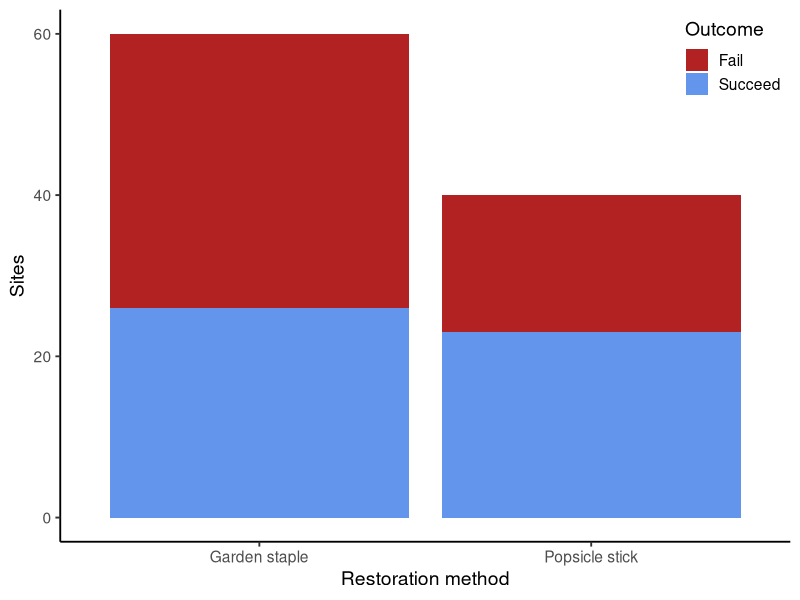
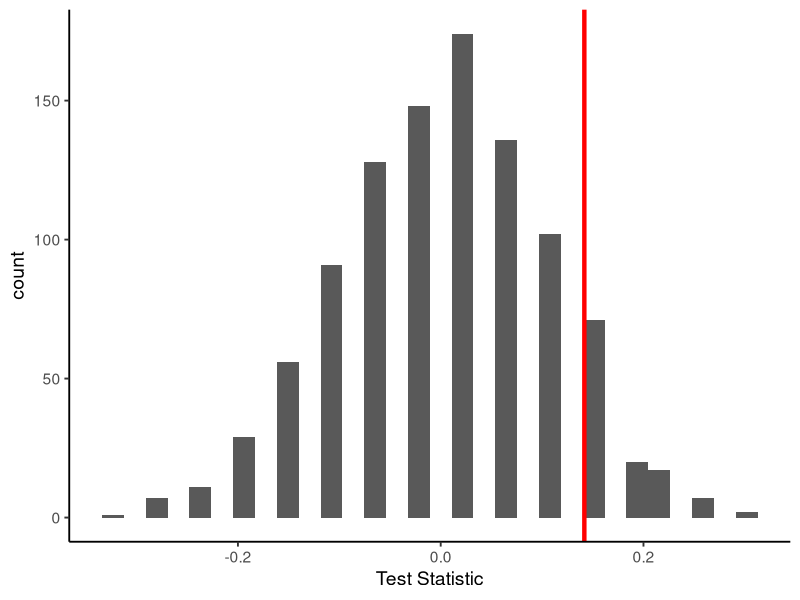
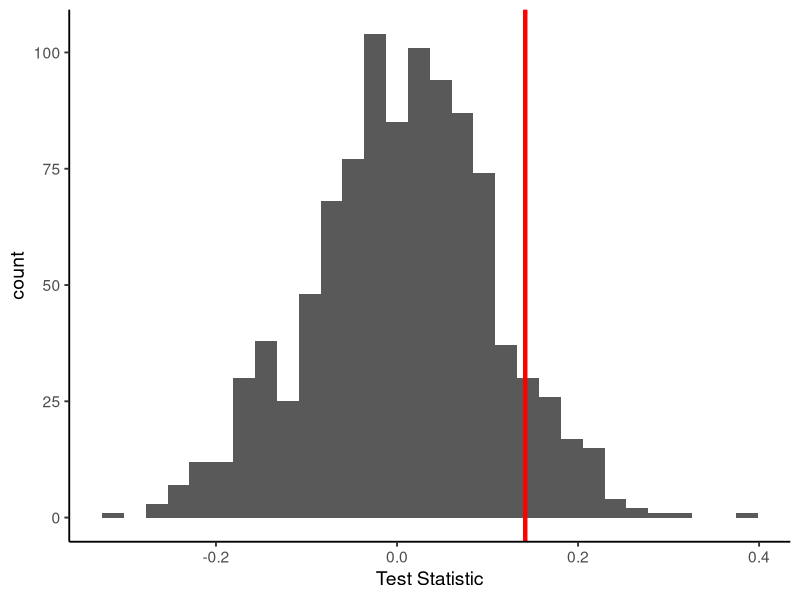
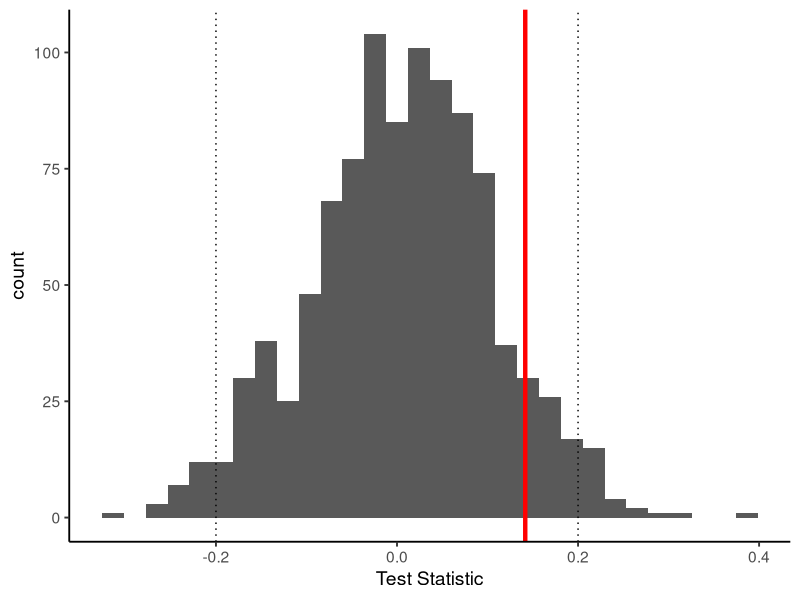

Recreate these plots in R, in order.
## ---- chunk 1
#| label: setup
#| message: false
#| warning: false

library(tidyverse)
theme_set(theme_classic(14))
set.seed(123)

## ---- chunk 2
#| label: read-eelgrass-data

restoration <- read_csv(here::here("week4/data/eelgrass.csv"))
glimpse(restoration)

## ---- chunk 3
#| label: fig-eelgrass-data
#| fig-cap: "Success of eelgrass restoration plots by restoration method."

ggplot(restoration, aes(treatment, fill = success_fct)) +
  geom_bar() +
  scale_fill_manual(values = c("firebrick", "cornflowerblue")) +
  labs(x = "Restoration method",
       y = "Sites",
       fill = "Outcome") +
  theme(legend.position = "inside",
        legend.position.inside = c(1, 1),
        legend.justification = c(1, 1))

## ---- chunk 4
#| label: q3

rest_df <- restoration |> 
  group_by(treatment) |> 
  summarise(proportion = sum(success) / n())

dip <- rest_df$proportion[2] - rest_df$proportion[1]
## ---- chunk 5
#| label: q5

one_permutation <- restoration %>% 
  mutate(shuffled = sample(treatment, 
                      size = length(treatment), 
                      replace = FALSE))

permutation_props <- one_permutation %>% 
  group_by(shuffled) %>% 
  summarize(proportion = sum(success) / n())

permutation_diff_props <- permutation_props$proportion[2] - permutation_props$proportion[1]

permutation_diff_props

## ---- chunk 6
#| label: q6


permute <- function(i) {
    one_permutation <- restoration %>% 
      mutate(shuffled = sample(treatment, 
                      size = length(treatment), 
                      replace = FALSE))

    permutation_props <- one_permutation %>% 
      group_by(shuffled) %>% 
      summarize(proportion = sum(success) / n())

permutation_diff_props <- permutation_props$proportion[2] - permutation_props$proportion[1]
}


null_distribution <- map_dbl(1:1000, permute)

## ---- chunk 7
#| label: q7

df_null_dist <- data.frame(null_distribution)

ggplot(df_null_dist, aes(x = null_distribution)) +
  geom_histogram() +
  geom_vline(xintercept = dip, color = 'red', linewidth = 1.5) +
  labs(x = "Test Statistic")

## ---- chunk 8
#| label: q8

p_val <- sum(null_distribution > dip) / length(null_distribution)

p_val

## ---- chunk 9
#| label: q12

one_bootstrap <- restoration %>% 
  mutate(booted = sample(success_fct,
                      size = length(success_fct),
                      replace = TRUE)) %>% 
  ungroup()

## ---- chunk 10
#| label: q13

bootstrap <- function(i) {
  one_bootstrap <- restoration |> 
  mutate(booted = sample(success_fct,
                      size = length(success_fct),
                      replace = TRUE)) |> 
  mutate(trial = i)
}

bootstrap_samples <- map(1:1000, bootstrap) |> 
  list_rbind()

## ---- chunk 11
#| label: q14

bootstrap_test_stats <- bootstrap_samples |> 
  group_by(trial, treatment) |> 
  summarise(success_count = sum(booted == "Succeed"),
            treatment_count = n(),
            proportion = success_count / treatment_count) 

bootstrap_dips <- bootstrap_test_stats |> 
  group_by(trial) |> 
  summarise(difference = proportion[2] - proportion[1]) |> 
  ungroup()
  

## ---- chunk 12
#| label: q15

ggplot(bootstrap_dips, aes(x = difference)) +
  geom_histogram() +
  geom_vline(xintercept = dip, color = 'red', linewidth = 1.5) +
  labs(x = "Test Statistic")

## ---- chunk 13
#| label: q16

restoration_ci <- quantile(bootstrap_dips$difference, probs = c(0.025, 0.975))
restoration_ci

## ---- chunk 14
#| label: q17

ggplot(bootstrap_dips, aes(x = difference)) +
  geom_histogram() +
  geom_vline(xintercept = dip, color = 'red', linewidth = 1.5) +
  geom_vline(xintercept = -0.2, linetype = 'dotted') +
  geom_vline(xintercept = 0.2, linetype = 'dotted') +
  labs(x = "Test Statistic")


